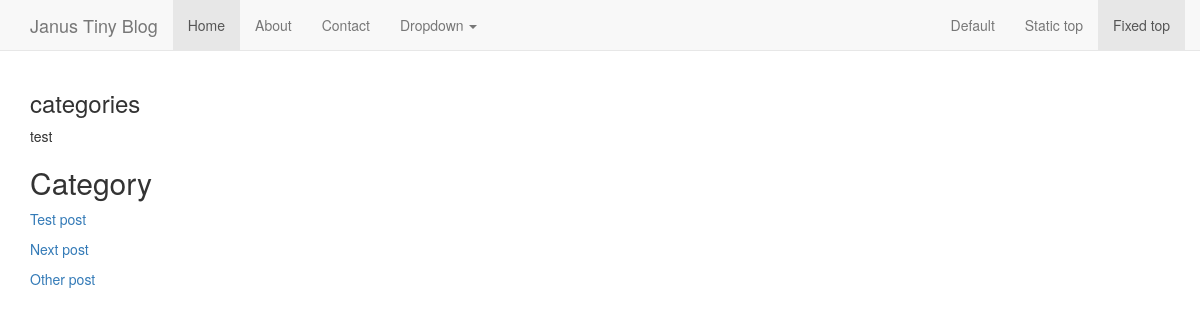
The page /blog/categories/test/ on the database its author committed.
### blog/models.py (models this page shows, shortened)
class Category(models.Model):
	name = models.CharField(max_length=128, unique=True)
	slug = models.SlugField(unique=True)

class Post(models.Model):
	category = models.ForeignKey(Category)
	author = models.ForeignKey(User)
	title = models.CharField(max_length=128)
	slug = models.SlugField(unique=True)
	body = models.TextField()
	url = models.URLField(blank=True)
	views = models.IntegerField(default=0)
	status = models.CharField(max_length=1, choices=BLOG_ITEM_STATUS, default='0')
	updated = models.DateTimeField(auto_now=True)
	created = models.DateTimeField(auto_now_add=True)
	class Meta:
		ordering = ['created']

### blog/views.py (the view)
# urls.py: url(r'^categories/(?P<categoryslug>.*)/$', 'blog.views.category'),
def category(reqeust, categoryslug):
    cat = Category.objects.get(slug=categoryslug)
    category_list = Category.objects.order_by('name')
    posts = Post.objects.filter(category=cat)
    context = {'posts': posts,'categories': category_list}
    return render_to_response('blog/singlecategory.html', context)

### templates/blog/singlecategory.html
{% extends "base.html" %}
{% block content %}
		<h3>categories</h3>
        {% for cat in categories %}
         <p>{{ cat.name }}</p>
        {% endfor %}
        <div id="categorieslist">
                <h2>Category {{ posts.0.categoty }}</h2>
                {% for post in posts %}
         <p><a href="/blog/posts/{{ post.slug }}/">{{ post.title }}</a></p>
                {% endfor %}
        </div>
{% endblock %}

### static/css/navbar-fixed-top.css (style rules this page uses)
body { min-height: 2000px; padding-top: 70px; }

### templates/base.html (style rules this page uses)
body { padding-top: 60px; }

### rows shown on the page
Category: name "test"
Post: title "Test post"
Post: title "Next post"
Post: title "Other post"
